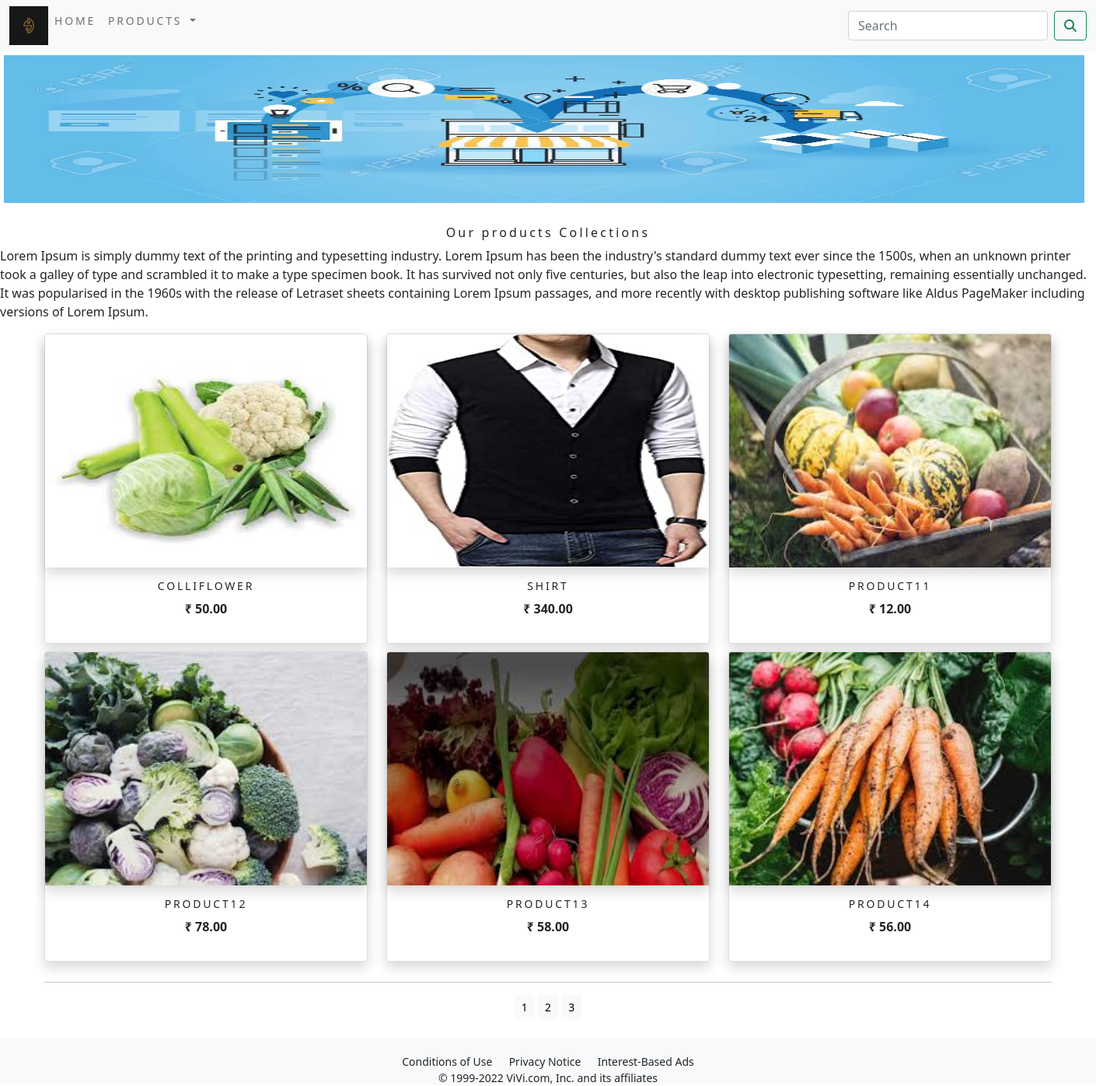
The app's page /, older data.
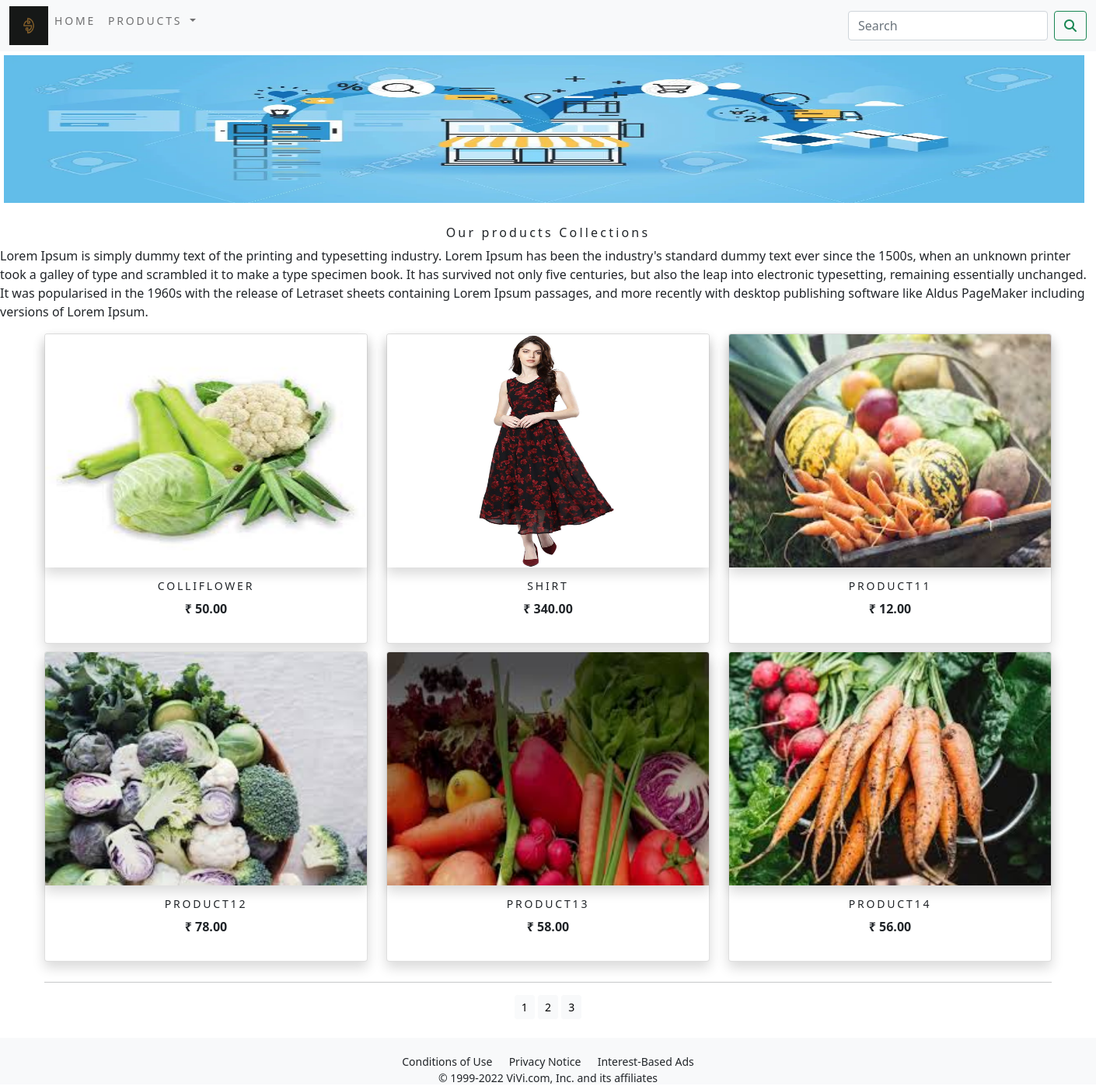
The same page, newer data.
### shop/models.py (models this page shows, shortened)
class Product(models.Model):
    name=models.CharField(max_length=250,unique=True)
    slug=models.SlugField(max_length=250,unique=True)
    description=models.TextField(blank=True)
    price=models.DecimalField(max_digits=10,decimal_places=2)
    category=models.ForeignKey(Category,on_delete=models.CASCADE)
    image=models.ImageField(upload_to='product',blank=True)
    stock=models.IntegerField()
    available=models.BooleanField(default=True)
    created=models.DateTimeField(auto_now_add=True)
    updated=models.DateTimeField(auto_now=True)
    def get_url(self):
        return reverse('shop:prodCatdetail',args=[self.category.slug,self.slug])
    class Meta:
        ordering = ('name',)
        verbose_name='product'
        verbose_name_plural='products'

### shop/views.py (the view)
# urls.py: path('',views.allProdCat,name='allProdCat'),
def allProdCat(request,c_slug=None):
    c_page=None
    products_list=None
    if c_slug!=None:
        c_page=get_object_or_404(Category,slug=c_slug)
        products_list=Product.objects.all().filter(category=c_page,available=True)
    else:
        products_list=Product.objects.all().filter(available=True)
    paginator=Paginator(products_list,6)
    try:
        page=int(request.GET.get('page','1'))
    except:
        page=1
    try:
        products=paginator.page(page)
    except (EmptyPage,InvalidPage):
        products=paginator.page(paginator.num_pages)
    return render(request,"category.html",{'category':c_page,'products':products})

### cart/context_processors.py (called while the page is built)
def counter(request):
    item_count=0
    if 'admin' in request.path:
        return  {}
    else:
        try:
            cart=Cart.objects.filter(cart_id=_cart_id(request))
            cart_items=CartItem.objects.all().filter(cart=cart[:1])
            for cart_item in cart_items:
                item_count += cart_item.quantity
        except Cart.DoesNotExist:
            item_count=0
    return dict(item_count=item_count)

### cart/views.py (called while the page is built)
def _cart_id(request):
    cart=request.session.session_key
    if not cart:
        cart = request.session.create()
    return cart

### shop/context_processors.py (called while the page is built)
def menu_links(request):
    links=Category.objects.all()
    return dict(links=links)

### shop/models.py (called while the page is built)
    def get_url(self):
        return reverse('shop:products_by_category',args=[self.slug])

### templates/category.html (shortened to what this page needs)
{% extends 'base.html' %}
{% load static %}
{% block content %}
        <div class="mx_auto">
            {% if category %}
      <img class="my_image2" src="{{category.image.url}}" alt="{{category.name}}">
</div>
      <br>
<div>
    <h1 class="text-center my_title">{{category.name}}</h1>
    <p class="text-justify">{{category.description}}</p>
</div>
      {% else %}
<div>
<img class ="my_image2 my_image_padding" src="{% static 'img/banner.png' %}" alt="our products">
</div>
<br>
<div >
    <h1 class="text-center my_title">Our products Collections</h1>
    <p class="text-justify">Lorem Ipsum is simply dummy text of the printing and typesetting industry. Lorem Ipsum has been the industry's standard dummy text ever since the 1500s, when an unknown printer took a galley of type and scrambled it to make a type specimen book. It has survived not only five centuries, but also the leap into electronic typesetting, remaining essentially unchanged. It was popularised in the 1960s with the release of Letraset sheets containing Lorem Ipsum passages, and more recently with desktop publishing software like Aldus PageMaker including versions of Lorem Ipsum.</p>
</div>
      {% endif %}
<div class="container">
    <div class="row mx_auto">
        {% for product in products.object_list %}
        <div class="my_bottom_margin col-9 col-sm-12 col-md-4 col-lg-4">
            <div class="shadow card text-center" style="min-width:18rem;">
                <a  href="{{product.get_url}}"><img class="shadow card-img-top my_image" src="{{product.image.url}}" alt="{{product.name}}"></a>
                <div class="card-body">
                    <b><h4>{{product.name}}</h4>
                    <p>₹ {{product.price}}</p></b>
                </div>
            </div>
        </div>
        {% endfor %}
    </div>
    <div class="mx-auto">
    {% if products.paginator.num_pages > 1 %}
    <hr>
        <div class="text-center">
            {% for pg in products.paginator.page_range %}
            <a href="?page={{pg}}" class="btn btn-light btn-sm {% if products.number == pg %} active {% endif %}"}>{{pg}}</a>
            {% endfor %}
        </div>
        {% endif %}
    </div>
    <br>
</div>
{% endblock %}

### templates/base.html (shortened to what this page needs)
{% load static %}
<!DOCTYPE html>
<html lang="en">
<head>
    <link rel="stylesheet" href="{% static 'css/custom.css' %}">
    <link href="{% static 'css/bootstrap.min.css' %}" rel="stylesheet">
</head>
<body>
<div >
    {% include 'nav.html' %}
    {% block content %}
    {% endblock %}
</div>
{% include 'footer.html' %}
</body>
</html>

### templates/nav.html (shortened to what this page needs)
{% load static %}
<nav class="navbar navbar-expand-lg navbar-light bg-light">
  <div class="container-fluid">
    <div class="collapse navbar-collapse" id="navbarSupportedContent">
      <ul class=" navbar-nav me-auto mb-2 mb-lg-0">
              <li class="nav-item">
                <a href="{% url 'shop:allProdCat' %}"></a><img src="{% static 'img/logo.png' %}" alt="logimage" width="50px;" height="50px;">
        </li>
        <li class="nav-item">
          <a class="nav-link" href="/">Home</a>
        </li>
        <li class="nav-item dropdown {% if 'shop' in request.path %} active {% endif %}">
          <a class="nav-link dropdown-toggle" href="#" id="navbarDropdown" role="button" data-bs-toggle="dropdown" aria-expanded="false">
            Products
          </a>
        </li>
      </ul>
      <form class="d-flex" action="{% url 'search:SearchResult' %}" method="get">
        <input class="form-control me-2" type="search" placeholder="Search" name="q" aria-label="Search">
        <button class="btn btn-outline-success" type="submit"><i class="fa fa-search"></i></button>
      </form>
    </div>
  </div>
</nav>

### templates/footer.html
<div class="footer navbar-fixed-bottom my_footer">
    <p class="text-center">
        Conditions of Use  &emsp;   Privacy Notice  &emsp;   Interest-Based Ads<br>
              &copy; 1999-2022 ViVi.com, Inc. and its affiliates
    </p>
</div>

### static/css/custom.css (style rules this page uses)
body { font-family: 'Roboto', sans-serif; }
.nav-item { letter-spacing : .2em; font-size :14px; text-transform :uppercase; }
.my_footer { background-color:#f8f9fa; height:60px; }
.my_footer p { padding-top:20px; font-size:14px; }
.my_image { width:100px; height:300px; }
.my_image2 { width:1400px; height:200px; }
.my_title { font-size: 16px; text_transform:uppercase; letter-spacing:.2em; }
.my_image_padding { padding:5px; }
.my_bottom_margin { margin-bottom:10px; }
.card-body h4 { font-size:14px; text-transform:uppercase; letter-spacing:.2em; }

Row changes from the older to the newer data that the page shows:
changed Product "SHIRT": image: a different picture
